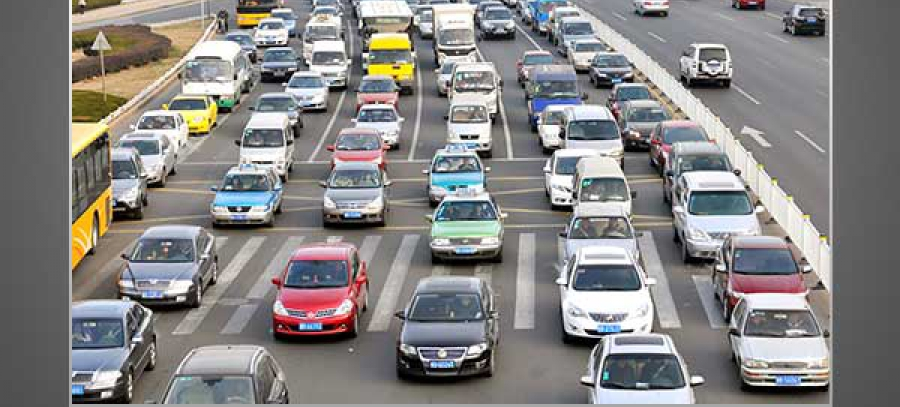
#> input picture re_size.png, 900 x 407 px
$ python erosion_dilation.py
#> lines starting #> are read from the running program, lines starting #| are printed output that depends on the picture
# Python program to demonstrate erosion and
# dilation of images.
import cv2
import numpy as np

# Reading the input image
img = cv2.imread('re_size.png')
#> img is the input picture: shape (407, 900, 3); mean B, G, R 131.1, 132, 133.9

# Taking a matrix of size 5 as the kernel
kernel = np.ones((5,5), np.uint8)

# The first parameter is the original image,
# kernel is the matrix with which image is
# convolved and third parameter is the number
# of iterations, which will determine how much
# you want to erode/dilate a given image.
img_erosion = cv2.erode(img, kernel, iterations=1)
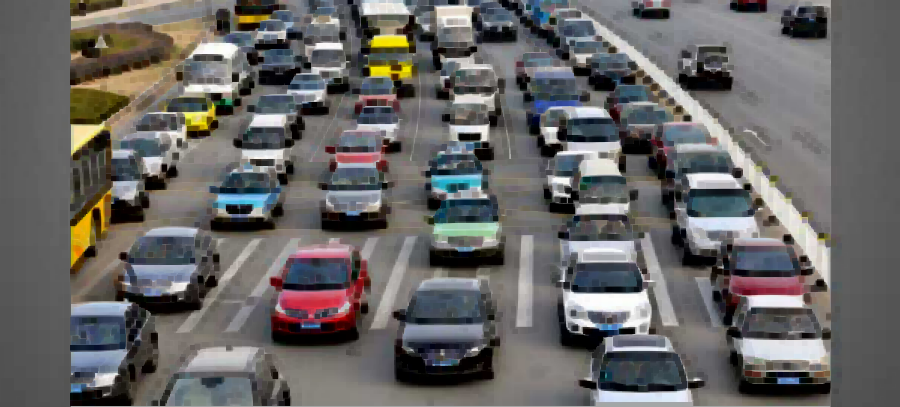
#> img_erosion: shape (407, 900, 3); mean B, G, R 100.9, 102, 103.7
img_dilation = cv2.dilate(img, kernel, iterations=1)
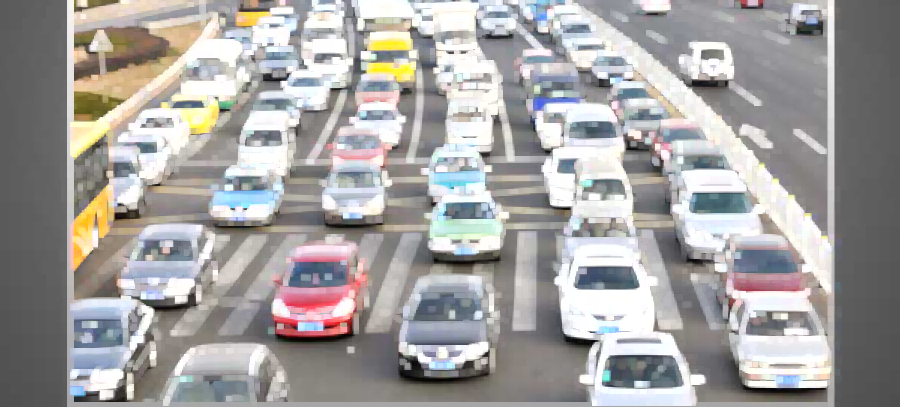
#> img_dilation: shape (407, 900, 3); mean B, G, R 160.5, 161.5, 163.6

#cv2.imshow('Input', img)
#cv2.imshow('Erosion', img_erosion)
#cv2.imshow('Dilation', img_dilation)

cv2.imwrite('erosion.png',img_erosion)
cv2.imwrite('dilation.png',img_dilation)


cv2.waitKey(0)
